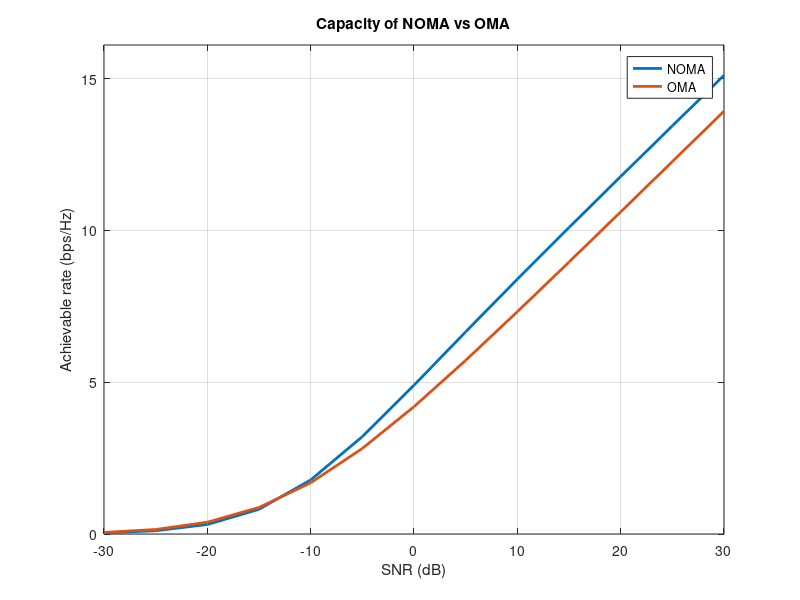

Here is the MATLAB script that generated this plot:
clc; clear variables; close all;

%SNR range
Pt = -114:5:-54;	%in dB
pt = db2pow(Pt);	%in linear scale

N = 10^4;

d3 = 2; d2 = 3;             %Distance of users
eta = 4;                    %Path loss exponent

%Rayleigh fading coefficients of both users
h2 = (sqrt(d2^-eta))*(randn(N,1) + 1i*randn(N,1))/sqrt(2);
h3 = (sqrt(d3^-eta))*(randn(N,1) + 1i*randn(N,1))/sqrt(2);

%Channel gains
g2 = (abs(h2)).^2;
g3 = (abs(h3)).^2;

BW = 10^9;
No = -174 + 10*log10(BW);
no = (10^-3)*db2pow(No);

%Power allocation coefficients
a2 = 0.75; 
a3 = 1-a2; 

C_noma = zeros(1,length(pt));
C_oma = zeros(1,length(pt));
for u = 1:length(pt)
    
     %NOMA capacity calculation
    C_noma_2 = log2(1 + pt(u)*a2.*g2./(pt(u)*a3.*g2+no)); %far user                  
    C_noma_3 = log2(1 + pt(u)*a3.*g3/no); %near user  
    
    
    %gamma_far(u) = mean(C_noma_2);
    C_noma_sum(u) = mean(C_noma_2 + C_noma_3);  %Sum capacity of NOMA
    
    %OMA capacity calculation
    C_oma_2 = (1/2)*log2(1 + pt(u)*g2/no);    %User 2
    C_oma_3 = (1/2)*log2(1 + pt(u)*g3/no);    %User 3
    
    C_oma_sum(u) = mean(C_oma_2 + C_oma_3); %Sum capacity of OMA
  
end
SNR = Pt - No;
figure;
plot(SNR,C_noma_sum,'linewidth',2); hold on; grid on;
plot(SNR,C_oma_sum,'linewidth',2)
xlabel('SNR (dB)');
ylabel('Achievable rate (bps/Hz)');
legend('NOMA','OMA');
title('Capacity of NOMA vs OMA');
ylim([0 max(C_noma_sum)+1]);

    deltaSignal = abs(C_noma_sum - C_oma_sum);
    percentageDifference = deltaSignal ./ C_oma_sum; % Percent by element.
    meanPctDiff = mean(percentageDifference); % Average percentage over all elements.

    disp(percentageDifference)
    %disp(meanPctDiff*100)

    %percentError = 0.03696863;
    fprintf('Mean Percentage Difference: %0.2f%%', meanPctDiff*100);